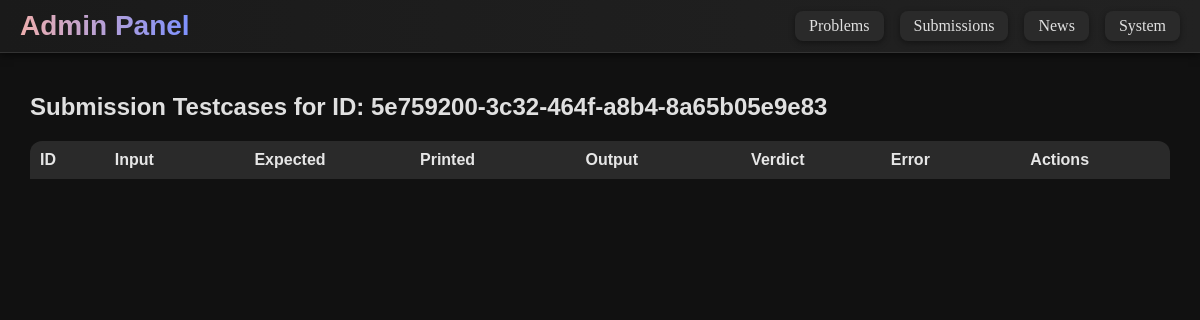
The app's page /admin/5e759200-3c32-464f-a8b4-8a65b05e9e83/testCases (signed in), older data.
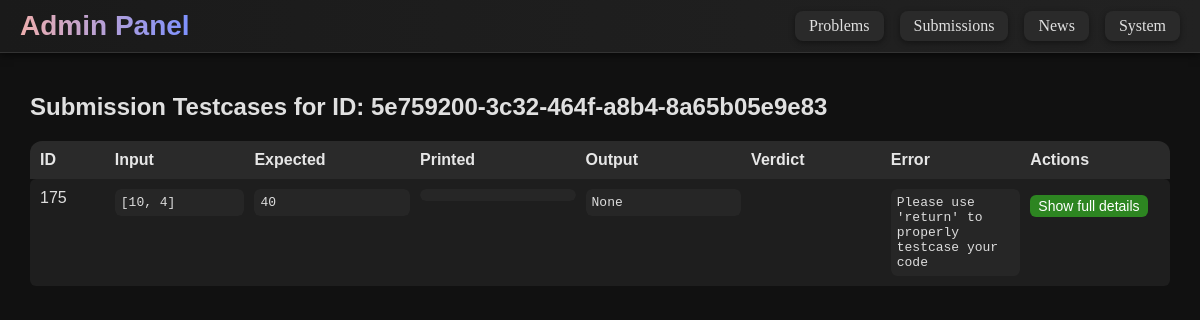
The same page, newer data.
### tables this page shows
CREATE TABLE testcaseSub (ID INTEGER PRIMARY KEY NOT NULL, subID Text, input Text, expected Text, printed text, output Text, Verdict varchar(15), error Text );

### run.py (the view)
@app.route("/admin/<string:subId>/testCases", methods=['GET'])
@admin_required
def admin_SubTC(subId):
    conn = get_db_connection()
    tC = conn.execute('SELECT * FROM testcaseSub WHERE subID=? ', (subId,)).fetchall()
    conn.close()
    tC = [dict(row) for row in tC]
    return render_template("admin/adminSubTC.html", subId=subId, subTC=tC)

### run.py (called while the page is built)
def make_user_object(row):
    if not row:
        return None
    user_obj = type("UserObj", (), {})()
    for key in row.keys():
        setattr(user_obj, key, row[key])
    user_obj.get_id = lambda: str(user_obj.id)
    user_obj.is_authenticated = property(lambda self: True)
    user_obj.is_active = property(lambda self: True)
    user_obj.is_anonymous = property(lambda self: False)
    return user_obj

def admin_required(f):
    @wraps(f)
    @login_required
    def decorated_function(*args, **kwargs):
        if not getattr(current_user, "is_admin", 0):
            flash("Admin access only!", "danger")
            return redirect(url_for("index"))
        return f(*args, **kwargs)
    return decorated_function

@app.before_request
def require_admin_for_admin_prefix():
    if request.path.startswith("/admin"):
        if not current_user.is_authenticated:
            return redirect(url_for("login", next=request.path))
        if not getattr(current_user, "is_admin", 0):
            flash("Admin access only!", "danger")
            return redirect(url_for("index"))

def get_db_connection():
    conn = sqlite3.connect(DB_PATH)
    conn.row_factory = sqlite3.Row
    return conn

### templates/admin/adminSubTC.html (shortened to what this page needs)
{% extends "admin/admin.html" %}
{% block content %}
<div id="subtc-container">
    <h2>Submission Testcases for ID: {{ subId }}</h2>
    <div id="subtc-header">
        <div>ID</div>
        <div>Input</div>
        <div>Expected</div>
        <div>Printed</div>
        <div>Output</div>
        <div>Verdict</div>
        <div>Error</div>
        <div>Actions</div>
    </div>
    {% for t in subTC %}
    <div class="subtc-row" id="row-{{ t.ID }}">
        <div>{{ t.ID }}</div>
        <div class="tc-input">
            <pre>{{ t.input }}</pre>
        </div>
        <div class="tc-expected">
            <pre>{{ t.expected }}</pre>
        </div>
        <div class="tc-printed">
            <pre>{{ t.printed }}</pre>
        </div>
        <div class="tc-output">
            <pre>{{ t.output }}</pre>
        </div>
        <div class="tc-error">
            <pre>{{ t.error }}</pre>
        </div>
        <div>
            <button class="expand-btn" onclick="toggleDropdown('{{ t.ID }}', this)">Show full details</button>
        </div>
    </div>
    {% endfor %}
</div>
{% endblock %}

Row changes from the older to the newer data that the page shows:
added testcaseSub: ID "175", input "[10, 4]", expected "40", output "None", error "Please use 'return' to properly testcase your code"
